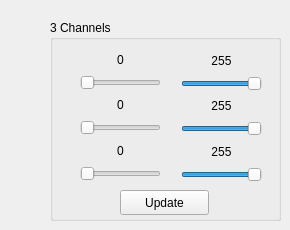
    <widget class="QWidget" name="tab_6">
     <attribute name="title">
      <string>Color</string>
     </attribute>
     <widget class="QGroupBox" name="groupBox_3">
      <property name="geometry">
       <rect>
        <x>50</x>
        <y>20</y>
        <width>231</width>
        <height>201</height>
       </rect>
      </property>
      <property name="title">
       <string>3 Channels</string>
      </property>
      <widget class="QWidget" name="verticalLayoutWidget">
       <property name="geometry">
        <rect>
         <x>30</x>
         <y>30</y>
         <width>81</width>
         <height>131</height>
        </rect>
       </property>
       <layout class="QVBoxLayout" name="verticalLayout">
        <item>
         <widget class="QLabel" name="label_c1">
          <property name="text">
           <string>0</string>
          </property>
          <property name="alignment">
           <set>Qt::AlignCenter</set>
          </property>
         </widget>
        </item>
        <item>
         <widget class="QSlider" name="horizontalSlider_c1">
          <property name="maximum">
           <number>255</number>
          </property>
          <property name="value">
           <number>0</number>
          </property>
          <property name="orientation">
           <enum>Qt::Horizontal</enum>
          </property>
         </widget>
        </item>
        <item>
         <widget class="QLabel" name="label_c2">
          <property name="text">
           <string>0</string>
          </property>
          <property name="alignment">
           <set>Qt::AlignCenter</set>
          </property>
         </widget>
        </item>
        <item>
         <widget class="QSlider" name="horizontalSlider_c2">
          <property name="maximum">
           <number>255</number>
          </property>
          <property name="value">
           <number>0</number>
          </property>
          <property name="orientation">
           <enum>Qt::Horizontal</enum>
          </property>
         </widget>
        </item>
        <item>
         <widget class="QLabel" name="label_c3">
          <property name="text">
           <string>0</string>
          </property>
          <property name="alignment">
           <set>Qt::AlignCenter</set>
          </property>
         </widget>
        </item>
        <item>
         <widget class="QSlider" name="horizontalSlider_c3">
          <property name="maximum">
           <number>255</number>
          </property>
          <property name="value">
           <number>0</number>
          </property>
          <property name="orientation">
           <enum>Qt::Horizontal</enum>
          </property>
         </widget>
        </item>
       </layout>
      </widget>
      <widget class="QPushButton" name="pushButton_updChannels">
       <property name="geometry">
        <rect>
         <x>70</x>
         <y>170</y>
         <width>89</width>
         <height>25</height>
        </rect>
       </property>
       <property name="text">
        <string>Update</string>
       </property>
      </widget>
      <widget class="QWidget" name="verticalLayoutWidget_2">
       <property name="geometry">
        <rect>
         <x>131</x>
         <y>31</y>
         <width>81</width>
         <height>131</height>
        </rect>
       </property>
       <layout class="QVBoxLayout" name="verticalLayout_3">
        <item>
         <widget class="QLabel" name="label_c1_max">
          <property name="text">
           <string>255</string>
          </property>
          <property name="alignment">
           <set>Qt::AlignCenter</set>
          </property>
         </widget>
        </item>
        <item>
         <widget class="QSlider" name="horizontalSlider_c1_max">
          <property name="maximum">
           <number>255</number>
          </property>
          <property name="value">
           <number>255</number>
          </property>
          <property name="orientation">
           <enum>Qt::Horizontal</enum>
          </property>
         </widget>
        </item>
        <item>
         <widget class="QLabel" name="label_c2_max">
          <property name="text">
           <string>255</string>
          </property>
          <property name="alignment">
           <set>Qt::AlignCenter</set>
          </property>
         </widget>
        </item>
        <item>
         <widget class="QSlider" name="horizontalSlider_c2_max">
          <property name="maximum">
           <number>255</number>
          </property>
          <property name="value">
           <number>255</number>
          </property>
          <property name="orientation">
           <enum>Qt::Horizontal</enum>
          </property>
         </widget>
        </item>
        <item>
         <widget class="QLabel" name="label_c3_max">
          <property name="text">
           <string>255</string>
          </property>
          <property name="alignment">
           <set>Qt::AlignCenter</set>
          </property>
         </widget>
        </item>
        <item>
         <widget class="QSlider" name="horizontalSlider_c3_max">
          <property name="maximum">
           <number>255</number>
          </property>
          <property name="value">
           <number>255</number>
          </property>
          <property name="orientation">
           <enum>Qt::Horizontal</enum>
          </property>
         </widget>
        </item>
       </layout>
      </widget>
     </widget>
    </widget>
